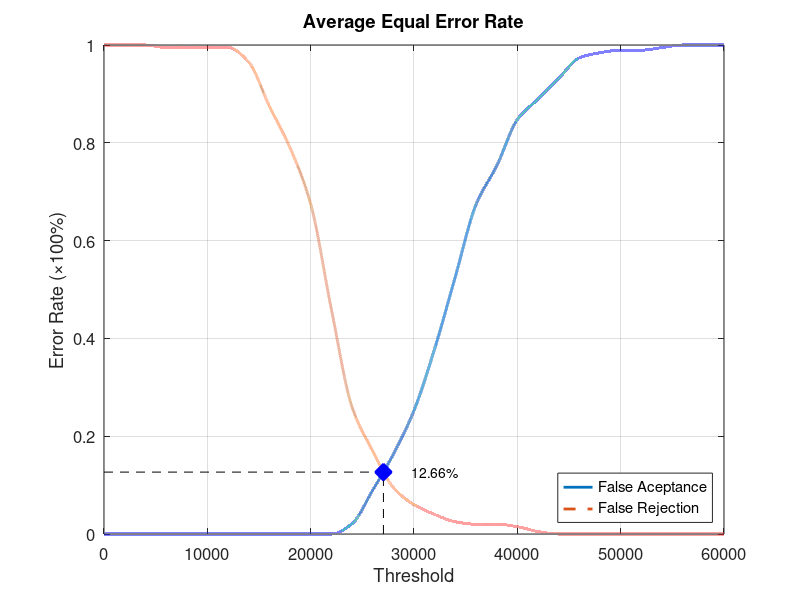
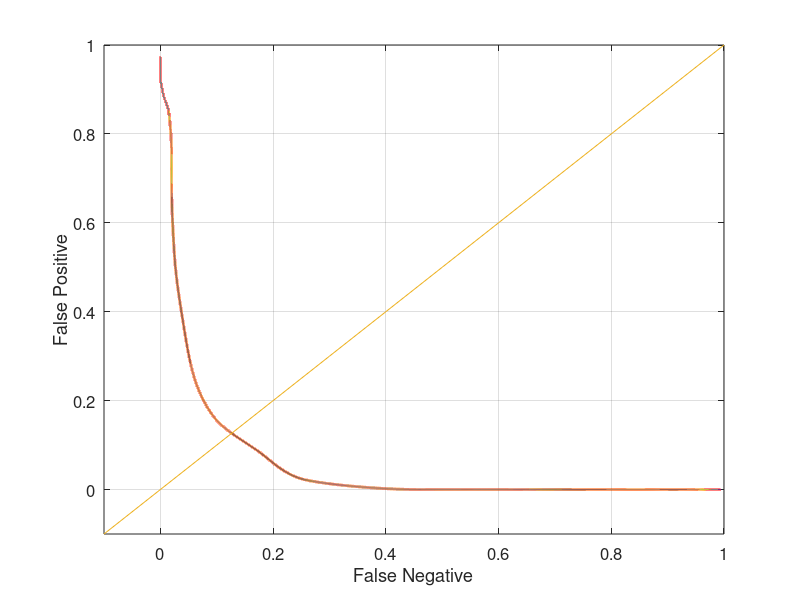

Here is the MATLAB script that generated these plots, in order:
function yEER = Database1_1
close all;
clear;
clc;
x = 0:2000:60000;
xq = 0:0.5:60000;

y0 = [0 0 0 0 0 0 0 0 0 0 0 0 0.0210526 0.0894737 0.163158 0.252632 0.378947 0.526316 0.673684 0.752632 0.847368 0.889474 0.931579 0.973684 0.984211 0.989474 0.989474 0.994737 1 1 1];
yy0 = interp1(x, y0, xq, 'pchip');
y1 = [1 1 1 0.995 0.995 0.995 0.995 0.965 0.875 0.79 0.675 0.46 0.26 0.17 0.095 0.06 0.04 0.025 0.02 0.02 0.015 0.005 0 0 0 0 0 0 0 0 0];
yy1 = interp1(x, y1, xq, 'pchip');

% Calculating EER: 
y2 = abs(y0 - y1);
find(y2 == min(y2))
yy2 = abs(yy0 - yy1);
xEER = find(yy2 == min(yy2));
xEERIndex = xq(xEER) % X-axis EER
yEER = yy0(xEER) % Y-axis EER

main = figure
plot(xq, yy0,'-','LineWidth', 2);	hold on
plot(xq, yy1,'--','LineWidth', 2);	hold on
plot([xEERIndex xEERIndex], [0 yEER], 'k--');	hold on
plot([0 xEERIndex], [yEER yEER], 'k--');	hold on
plot(xEERIndex, yEER, 'bx', 'LineWidth', 10);	hold on
text(xEERIndex + 10 * xEERIndex / 100, yEER, [num2str(round((10000 * yEER)) / 100) '%'])
legend('False Aceptance', 'False Rejection', 'Location', 'SouthEast')
xlabel('Threshold')
ylabel('Error Rate (\times100%)')
title('Average Equal Error Rate')
set(gca, 'FontSize', 12)
axis([0 60000 0 1])
grid on

print(main, 'Database1_1Main', '-dpng');
FNRxFPR = figure('Color', [1 1 1]);
plot(yy1, yy0, '-', yy1, yy0, 'LineWidth', 2);
hold on
y = -0.1:0.1:1
plot(y, y); 
set(gca, 'FontSize', 12)
xlabel('False Negative')
ylabel('False Positive')
axis([-0.1 1 -0.1 1])
set(gca, 'FontSize', 12)
grid on

print(FNRxFPR, 'Database1_1FNRxFPR','-dpng');
end
